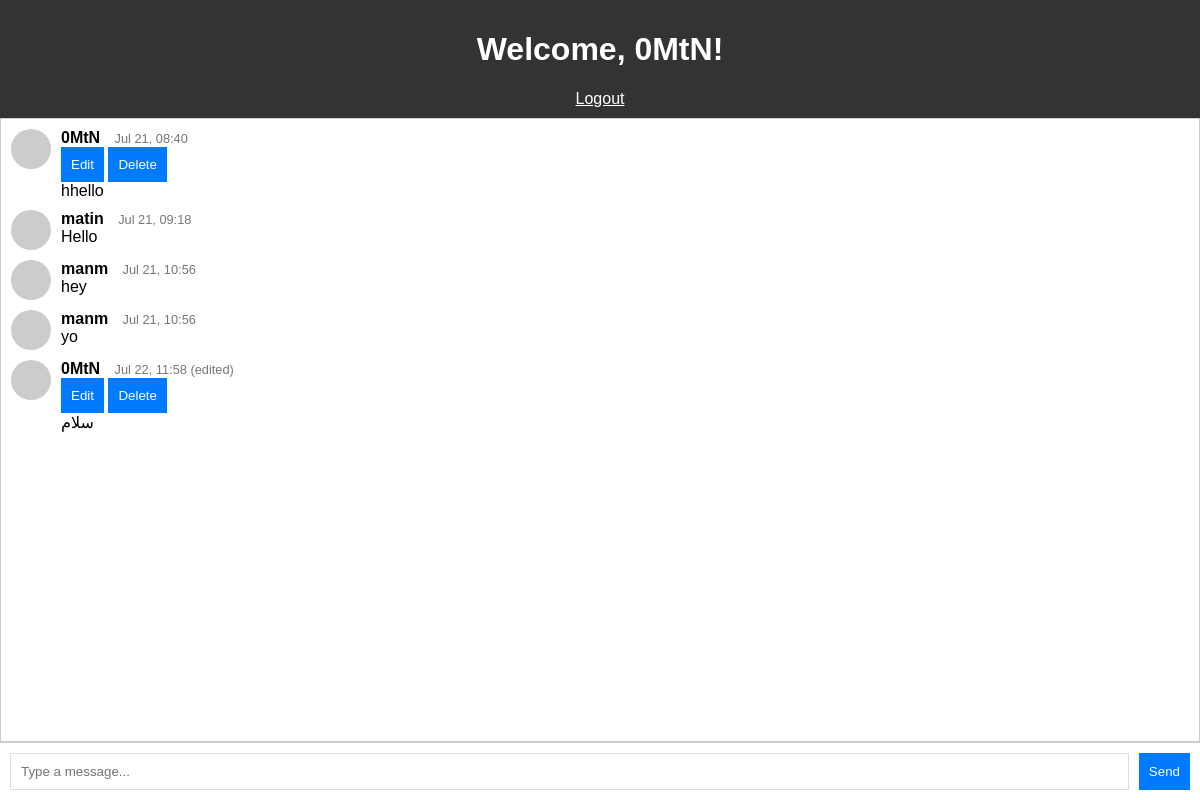
The app's page /index (signed in) with its own data.
### app/models.py (models this page shows, shortened)
class User(UserMixin, db.Model):
    id = db.Column(db.Integer, primary_key=True)
    username = db.Column(db.String(64), index=True, unique=True)
    email = db.Column(db.String(120), index=True, unique=True)
    password_hash = db.Column(db.String(128))
    messages = db.relationship('Message', backref='author', lazy='dynamic')

class Message(db.Model):
    id = db.Column(db.Integer, primary_key=True)
    body = db.Column(db.String(500))
    timestamp = db.Column(db.DateTime, index=True, default=datetime.utcnow)
    user_id = db.Column(db.Integer, db.ForeignKey('user.id'))
    edited = db.Column(db.Boolean, default=False)

### app/routes.py (the view)
@main.route('/')
@main.route('/index')
@login_required
def index():
    messages = Message.query.order_by(Message.timestamp.asc()).all()
    return render_template('index.html', title='Home', messages=messages)

### app/models.py (called while the page is built)
@login.user_loader
def load_user(id):
    return User.query.get(int(id))

### app/templates/index.html (shortened to what this page needs)
<!DOCTYPE html>
<html lang="en">
<head>
</head>
<body>
    <header>
        <h1>Welcome, {{ current_user.username }}!</h1>
        <a href="{{ url_for('main.logout') }}" style="color: white;">Logout</a>
    </header>
    <ul id="messages">
        {% for message in messages %}
            {% include '_message.html' %}
        {% endfor %}
    </ul>
    <form id="form">
        <input id="input" autocomplete="off" placeholder="Type a message..." /><button>Send</button>
    </form>
</body>
</html>

### app/templates/_message.html
<div class="message" id="message-{{ message.id }}">
    <img src="http://www.gravatar.com/avatar/{{ message.author.email_hash }}?d=identicon&s=40" class="avatar">
    <div class="message-content">
        <div class="message-header">
            <strong>{{ message.author.username }}</strong>
            <span class="timestamp">{{ message.timestamp.strftime('%b %d, %H:%M') }} {% if message.edited %}(edited){% endif %}</span>
            {% if message.author == current_user %}
            <div class="message-actions">
                <button class="edit-btn" data-id="{{ message.id }}">Edit</button>
                <button class="delete-btn" data-id="{{ message.id }}">Delete</button>
            </div>
            {% endif %}
        </div>
        <div class="message-body">{{ message.body }}</div>
    </div>
</div>

### app/templates/index.html (style rules this page uses)
body { font-family: Arial, sans-serif; margin: 0; padding: 0; display: flex; flex-direction: column; height: 100vh; }
header { background: #333; color: white; padding: 10px; text-align: center; }
#messages { list-style-type: none; margin: 0; padding: 10px; overflow-y: scroll; flex-grow: 1; border: 1px solid #ccc; }
.message { margin-bottom: 10px; display: flex; }
.avatar { border-radius: 50%; margin-right: 10px; width: 40px; height: 40px; }
.message-content { max-width: 80%; }
.timestamp { font-size: 0.8em; color: #777; margin-left: 10px; }
#form { display: flex; padding: 10px; border-top: 1px solid #ccc; }
#input { border: 1px solid #ddd; padding: 10px; flex-grow: 1; margin-right: 10px; }
button { background: #007bff; color: white; border: none; padding: 10px; cursor: pointer; }

### records on screen
User: username "0MtN"
Message: author.username "0MtN", timestamp "Jul 21, 08:40", body "hhello"
Message: author.username "matin", timestamp "Jul 21, 09:18", body "Hello"
Message: author.username "manm", timestamp "Jul 21, 10:56", body "hey"
Message: author.username "manm", timestamp "Jul 21, 10:56", body "yo"
Message: author.username "0MtN", timestamp "Jul 22, 11:58", edited "(edited)", body "سلام"
